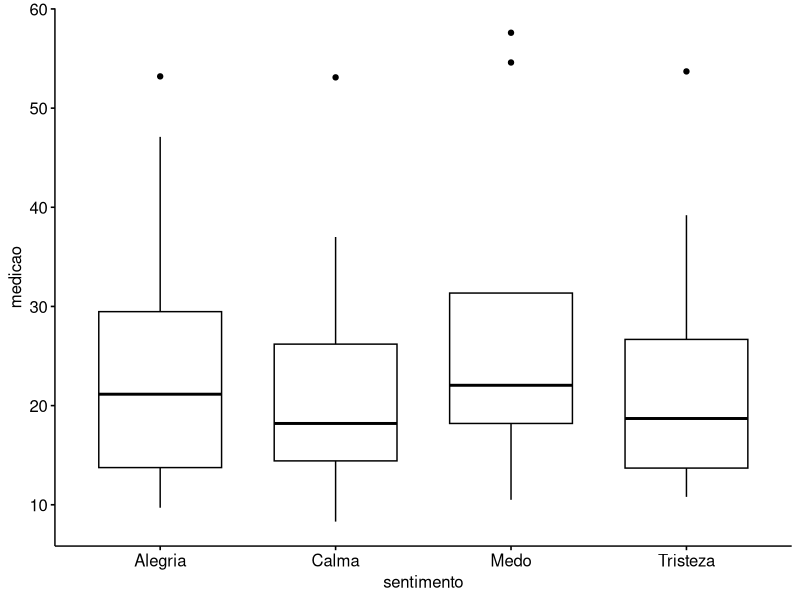

Write R code to recreate this figure. (Note: this script raises an error after producing the figure.)
library(tidyverse)
library(ggpubr)
library(rstatix)

library(readxl)
tensao_emocional <- read_excel("tensao_emocional.xlsx")
View(tensao_emocional)

dados <- tensao_emocional

# Convertendo longo
dados_longo <- dados %>%
  gather(key = "sentimento",
         value = "medicao",
         Medo, Alegria, Tristeza, Calma) %>%
  convert_as_factor(sujeito, sentimento)


# Estatística Descritiva
dados_longo %>%
  group_by(sentimento) %>%
  get_summary_stats(medicao, type = "full")

# Visualização
dados_longo %>%
  ggboxplot(x = "sentimento", y = "medicao")


# Computando o teste
dados_longo %>%
  group_by(sentimento) %>%
  shapiro_test(medicao)

# p = 0.0917 é maior que 0.05, ou seja, não foi significativo.
teste_friedman <- dados_longo %>%
  friedman_test(medicao ~ sentimento | sujeito)
  
# Tamanho do efeito
dados_longo %>%
  friedman_effsize(medicao ~ sentimento | sujeito)

# Comparações Múltiplas
# As comparações dois a dois também não apresentaram p valor significativo.
comparacoes <- dados_longo %>%
  wilcox_test(medicao ~ sentimento,
              paired = TRUE,
              p.adjust.method = "bonferroni")


# Gráfico final
comparacoes <- comparacoes %>% 
  add_xy_position(x = "sentimento")

comparacoes$y.position <- c(7, 6.6, 6.5)

ggboxplot(dados_longo, x = "sentimento", 
          y = "medicao", 
          add = "jitter",
          bxp.errorbar = TRUE) +
  stat_pvalue_manual(comparacoes, hide.ns = TRUE) +
  labs(
    subtitle = get_test_label(teste_friedman, type = "expression", detailed = TRUE),
    caption = get_pwc_label(comparacoes, type = "expression"),
    x = "Sentimentos", y = "Medição"
  )
